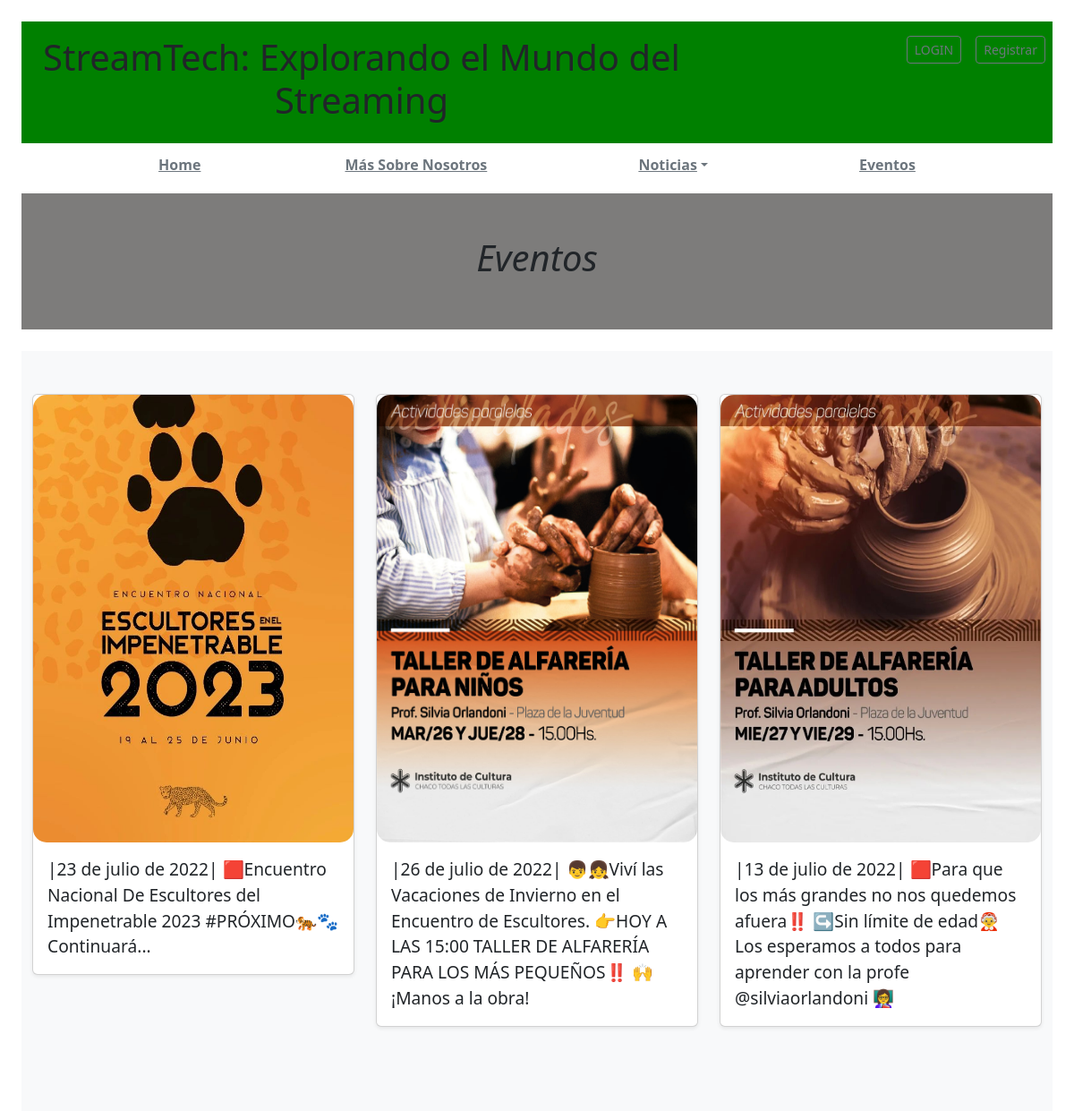
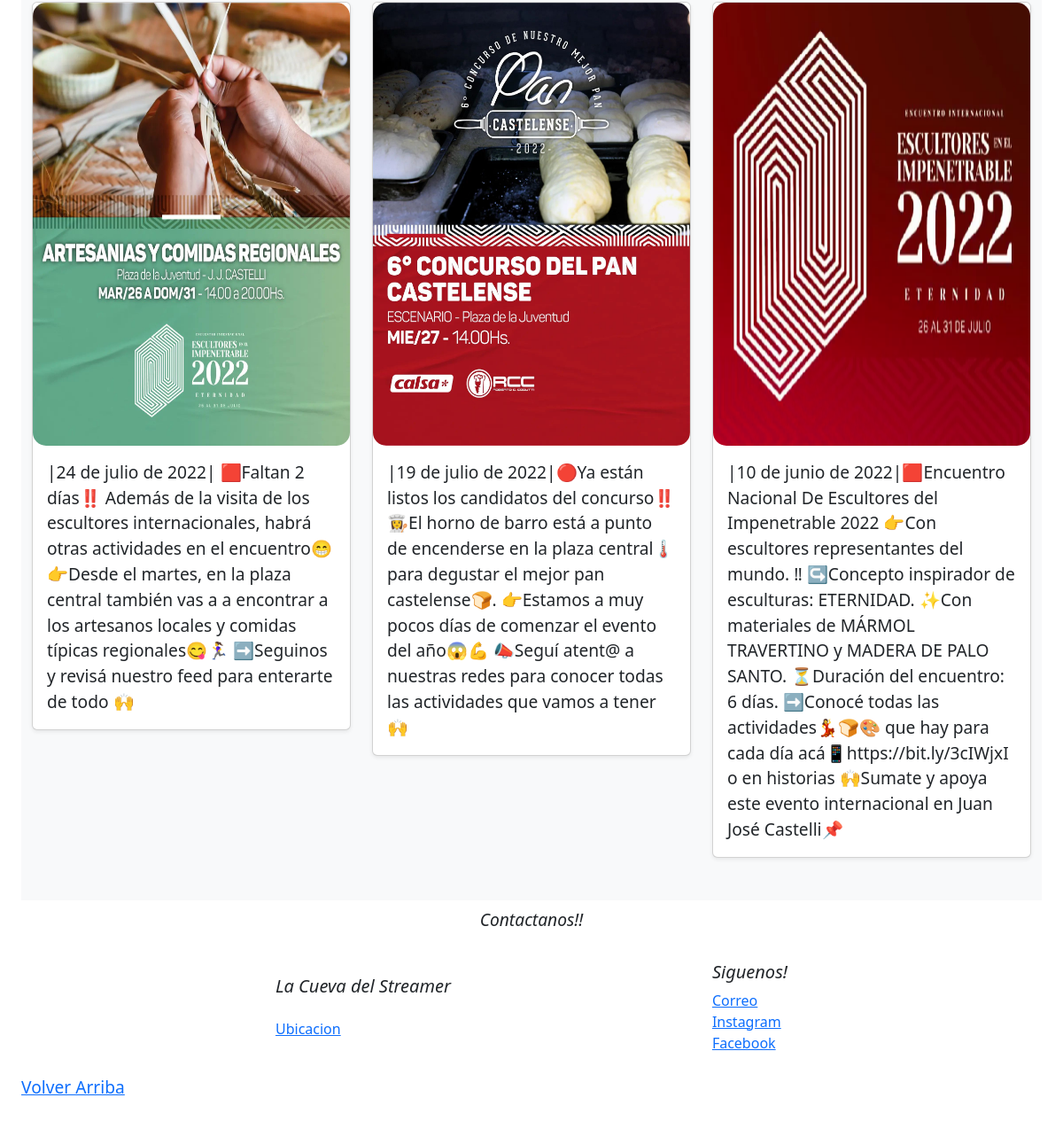
The page /Eventos/ on the database its author committed (2 pictures, top to bottom).
### apps/eventos/models.py (models this page shows, shortened)
class Eventos(models.Model):
    titulo = models.CharField(max_length=100)
    contenido = models.TextField(blank=True, null=True)
    imagen = models.ImageField(null=True, blank=True, upload_to='static/img/')
    fecha = models.DateTimeField(auto_now_add=True)

### apps/eventos/views.py (the view)
# urls.py: path('' , listar_Eventos, name='listareventos.html'),
def listar_Eventos(request):
    evento = Eventos.objects.all().order_by('-fecha')
    return render(request, 'eventos/listareventos.html', { 'post_eventos': evento})

### templates/eventos/listareventos.html (shortened to what this page needs)
{% extends 'basetemplate.html'%}
{% load static%}
{%block contenido%}
    <link href="/docs/5.2/dist/css/bootstrap.min.css" rel="stylesheet">
    </head>
    <body>
    <main>
        <div class="banner2 text-center">
            <div class="p-4 p-md-5 mb-4 rounded"  >
            <div class="col-md-12 px-0">
                <h1 class="col-lg-12 col-md-12 mx-auto fst-italic">Eventos</h1>
            </div>
            </div>
        </div>
<div class="d-flex col-12 flex-wrap">
    {% for post in post_eventos %}
    <div class="album py-5 bg-light col-4">
        <div class="container">
            <div class="row row-cols-1 row-cols-sm-2 row-cols-md-3 g-3">
                <div class="col-md-12">
                <div class="card shadow-sm">
                    <img src="{{ post.imagen.url }}" class="card-img-top" max-width="200px" height="500px" style="border-radius: 15px; padding-top: 0px;">
                    <div class="card-body">
                        <p class="card-text">{{ post.contenido |safe }} </p>
                    </div>
                </div>
                </div>
            </div>
        </div>
    </div>
    {%endfor%}
</div>
</main>
    {%endblock contenido%}

### templates/basetemplate.html (shortened to what this page needs)
{% load static%}
    <!doctype html>
    <html lang="EN">
    <head>
        <link rel="stylesheet" href="{%static 'css/Quienes.css'%}">
    <link href="https://getbootstrap.com/docs/5.2/dist/css/bootstrap.min.css" rel="stylesheet">
    </head>
<body class="m-4">
    <div class="banner3">
        <header class="blog-header lh-1 py-3">
            <div class="row flex-nowrap justify-content-between align-items-center">
                <div class="col-8 text-center">
                    <h1 class="blog-header-logo text-dark">StreamTech: Explorando el Mundo del Streaming </h1>
                </div>
                <div class="col-4 d-flex justify-content-end align-self-start g-col-4">
                    {% if user.is_authenticated %}
                        <strong>¡Bienvenido {{ user.username }}!</strong>
                        <div class="mt-2"></div>
                        <a class="btn btn-sm btn-outline-secondary" href="{% url 'logout' %}">LOGOUT</a>
                    {% else %}
                        <a class="btn btn-sm btn-outline-secondary mx-2" href="{% url 'login' %}">LOGIN</a>
                        <a class="btn btn-sm btn-outline-secondary mx-2" href="{% url 'usuarios:registro' %}">Registrar</a>
                    {% endif %}
                </div>
            </div>
        </header>
    </div>
    <div class="navbar-nav py-1 mb-2">
        <nav class="nav d-flex justify-content-between">
                <a class="p-2 link-secondary" href="{% url 'Home'%}"><b>Home</b></a>
                <a class="p-2 link-secondary" href="{% url 'Quienes'%}"><b>Más Sobre Nosotros</b></a>
                <div class="dropdown p-2">
                    <a class="p-2 link-secondary dropdown-toggle" data-bs-toggle="dropdown" href=""><b>Noticias</b></a>
                </div>
                <a class="p-2 link-secondary" href="{% url 'eventos:listareventos.html'%}"><b>Eventos</b></a>
        </nav>
    </div>
    {% block contenido%}
    {% endblock contenido%}
        <footer class="blog-footer">
            <div class="p-2 contacto">
                <p class="fst-italic">Contactanos!! </p>
            </div>
            <div class="contenedorfooter">
                <div class="p-2 ubicacion">
                    <h5 class="fst-italic">La Cueva del Streamer</h5>
                    <ol class="list-unstyled">
                        <li><a href="https://www.google.com.ar/maps/place/Fundaci%C3%B3n+Amigos+del+Arte+y+Turismo/@-25.9456008,-60.6207856,19z/data=!4m5!3m4!1s0x94404cfba5224f0b:0xbe1797f5f1777f83!8m2!3d-25.9455663!4d-60.6203754?hl=es">Ubicacion</a></li>
                    </ol>
                </div>
            <div class="p-2 redes">
                <h5 class="fst-italic">Siguenos!</h5>
            <ol class="list-unstyled">
                <li><a href="mailto:info@amigosdelarteyturismo.org">Correo</a></li>
                <li><a href="https://www.instagram.com/escultoresenelimpenetrable/" target="_blank">Instagram</a></li>
                <li><a href="https://www.facebook.com/EscultoresenelImpenetrable">Facebook</a></li>
            </ol>
            </div>
            </div>
            <p>
            <a href="#" >Volver Arriba</a>
            </p>
        </footer>
            </body>
        </html>

### static/css/Quienes.css (style rules this page uses)
p { font-size: larger; }
.banner3 { background: green; }
.banner2 { background: rgb(125,124,123); }
.contenedorfooter { display: flex !important; flex-wrap: nowrap; justify-content: space-evenly; }
.p-2.contacto { display: flex !important; flex-wrap: nowrap; justify-content: space-evenly; }
.p-2.ubicacion { display: flex !important; flex-direction: column; flex-wrap: nowrap; justify-content: space-evenly; }
.p-2.redes { display: flex !important; flex-direction: column; flex-wrap: nowrap; justify-content: space-evenly; }
body { margin: 0; padding: 0; }

### rows shown on the page
Eventos: imagen (picture), contenido "|23 de julio de 2022| 🟥Encuentro Nacional De Escultores del Impenetrable 2023 #PRÓXIMO🐅🐾 Continuará..."
Eventos: imagen (picture), contenido "|26 de julio de 2022| 👦👧Viví las Vacaciones de Invierno en el Encuentro de Escultores. 👉HOY A LAS 15:00 TALLER DE ALFARERÍA PARA LOS MÁS PEQUEÑOS‼️ 🙌¡Manos a la obra!"
Eventos: imagen (picture), contenido "|13 de julio de 2022| 🟥Para que los más grandes no nos quedemos afuera‼️ ↪️Sin límite de edad🤶 Los esperamos a todos para aprender con la profe @silviaorlandoni 👩‍🏫"
Eventos: imagen (picture), contenido "|24 de julio de 2022| 🟥Faltan 2 días‼️ Además de la visita de los escultores internacionales, habrá otras actividades en el encuentro😁 👉Desde el martes, en la plaza central también vas a a encontrar a los artesanos locales y comidas típicas regionales😋🏃‍♀️ ➡️Seguinos y revisá nuestro feed para enterarte de todo 🙌"
Eventos: imagen (picture), contenido "|19 de julio de 2022|🔴Ya están listos los candidatos del concurso‼️ 👩‍🍳El horno de barro está a punto de encenderse en la plaza central🌡para degustar el mejor pan castelense🍞. 👉Estamos a muy pocos días de comenzar el evento del año😱💪 📣Seguí atent@ a nuestras redes para conocer todas las actividades que vamos a tener🙌"
Eventos: imagen (picture), contenido "|10 de junio de 2022|🟥Encuentro Nacional De Escultores del Impenetrable 2022 👉Con escultores representantes del mundo. ‼ ↪️Concepto inspirador de esculturas: ETERNIDAD. ✨Con materiales de MÁRMOL TRAVERTINO y MADERA DE PALO SANTO. ⏳Duración del encuentro: 6 días. ➡️Conocé todas las actividades💃🍞🎨 que hay para cada día acá📱https://bit.ly/3cIWjxI o en historias 🙌Sumate y apoya este evento internacional en Juan José Castelli📌"
